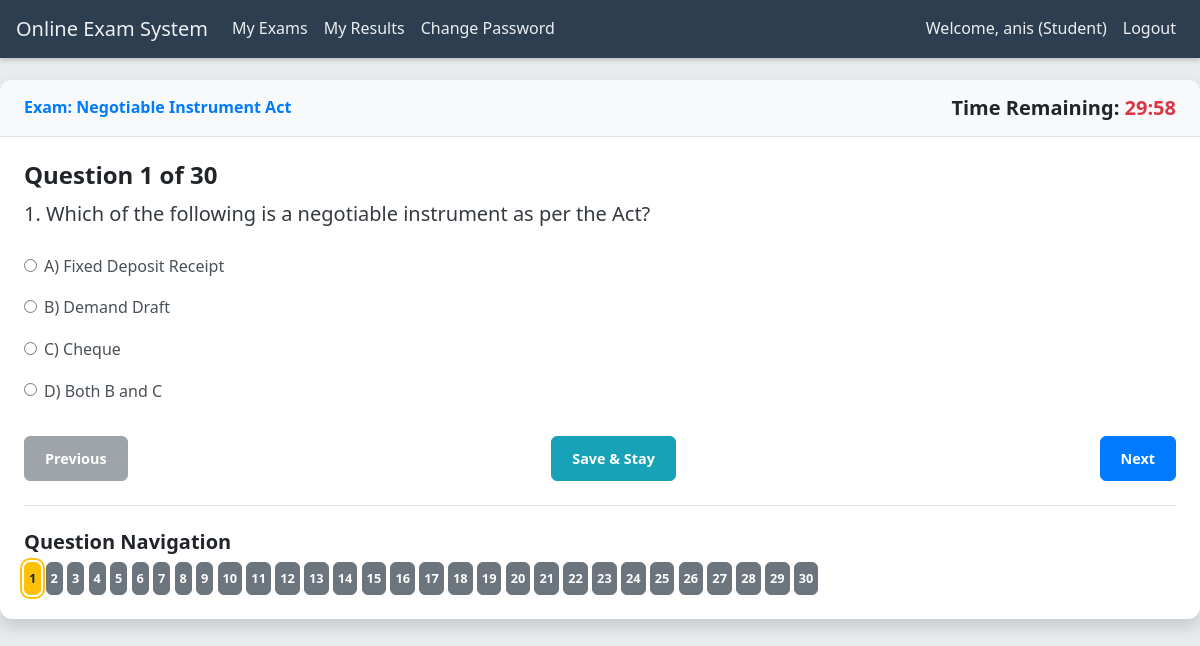
The page /take_exam.php?exam_id=EXM004 (signed in) on the database its author committed.
### tables this page shows
CREATE TABLE `course` (
  `c_id` varchar(50) NOT NULL,
  `c_name` varchar(255) NOT NULL,
  `c_category` varchar(100) DEFAULT NULL,
  `c_duration` int NOT NULL,
  `c_inst_name` varchar(255) DEFAULT NULL,
  `c_status` varchar(50) NOT NULL DEFAULT 'active',
  `c_type` varchar(50) NOT NULL DEFAULT 'exam',
  `division_br` varchar(100) DEFAULT NULL,
  `passing_marks` decimal(5,2) NOT NULL DEFAULT '0.00',
  `created_at` timestamp NULL DEFAULT CURRENT_TIMESTAMP,
  PRIMARY KEY (`c_id`)
);

CREATE TABLE `quiz_question` (
  `question_id` int NOT NULL AUTO_INCREMENT,
  `exam_id` varchar(50) NOT NULL,
  `question_text` text NOT NULL,
  `question_type` varchar(50) NOT NULL DEFAULT 'MCQ',
  `order_num` int NOT NULL,
  `marks` decimal(5,2) NOT NULL DEFAULT '1.00',
  `created_at` timestamp NULL DEFAULT CURRENT_TIMESTAMP,
  PRIMARY KEY (`question_id`),
  KEY `exam_id` (`exam_id`),
  CONSTRAINT `quiz_question_ibfk_1` FOREIGN KEY (`exam_id`) REFERENCES `course` (`c_id`) ON DELETE CASCADE
);

CREATE TABLE `question_options` (
  `option_id` int NOT NULL AUTO_INCREMENT,
  `question_id` int NOT NULL,
  `option_text` varchar(255) NOT NULL,
  `is_correct` tinyint(1) NOT NULL DEFAULT '0',
  `created_at` timestamp NULL DEFAULT CURRENT_TIMESTAMP,
  PRIMARY KEY (`option_id`),
  KEY `question_id` (`question_id`),
  CONSTRAINT `question_options_ibfk_1` FOREIGN KEY (`question_id`) REFERENCES `quiz_question` (`question_id`) ON DELETE CASCADE
);

### take_exam.php (the view, shortened to what this page needs)
<?php
include('config.php');
$exam_id = $_GET['exam_id'] ?? null;
$question_num = (int)($_GET['q'] ?? 1);
$exam_query = "SELECT c_id, c_name, c_duration FROM course WHERE c_id = ? AND c_type = 'exam'";
$stmt = mysqli_prepare($connection_db, $exam_query);
mysqli_stmt_bind_param($stmt, "s", $exam_id);
mysqli_stmt_execute($stmt);
$exam_result = mysqli_stmt_get_result($stmt);
$exam_data = mysqli_fetch_assoc($exam_result);
$questions_query = "SELECT question_id, question_text, question_type, order_num FROM quiz_question WHERE exam_id = ? ORDER BY order_num ASC";
$stmt_questions = mysqli_prepare($connection_db, $questions_query);
mysqli_stmt_bind_param($stmt_questions, "s", $exam_id);
mysqli_stmt_execute($stmt_questions);
$questions_result = mysqli_stmt_get_result($stmt_questions);
$all_questions = [];
while ($row = mysqli_fetch_assoc($questions_result)) {
    $all_questions[] = $row;
}
$total_questions = count($all_questions);
$current_question_index = $question_num - 1;
$current_question = $all_questions[$current_question_index];
$question_id = $current_question['question_id'];
$student_saved_answer = $_SESSION['exam_answers'][$exam_id][$question_id] ?? '';
$options_query = "SELECT option_id, option_text FROM question_options WHERE question_id = ?";
$stmt_options = mysqli_prepare($connection_db, $options_query);
mysqli_stmt_bind_param($stmt_options, "i", $question_id);
mysqli_stmt_execute($stmt_options);
$options_result = mysqli_stmt_get_result($stmt_options);
$options = [];
while ($row = mysqli_fetch_assoc($options_result)) {
    $options[] = $row;
}
include('includes/header.php');
?>
<div class="card-shadow mb-4">
    <div class="card-header py-3 d-flex justify-content-between align-items-center">
        <h6 class="m-0 font-weight-bold text-primary">
            Exam: <?php echo htmlspecialchars($exam_data['c_name']); ?>
        </h6>
        <div class="text-right">
            <h5 class="mb-0">Time Remaining: <span id="exam-timer" class="text-danger"></span></h5>
        </div>
    </div>
    <div class="card-body">
        <form id="exam-form" action="<?= BASE_URL ?>take_exam.php?exam_id=<?php echo htmlspecialchars($exam_id); ?>&q=<?php echo htmlspecialchars($question_num); ?>" method="POST">
            <div class="form-group mb-4">
                <h4>Question <?php echo htmlspecialchars($question_num); ?> of <?php echo htmlspecialchars($total_questions); ?></h4>
                <p class="lead"><?php echo nl2br(htmlspecialchars($current_question['question_text'])); ?></p>
            </div>
            <div class="form-group">
                <?php if ($current_question['question_type'] == 'MCQ') { ?>
                    <?php foreach ($options as $option) { ?>
                        <div class="form-check mb-2">
                            <input class="form-check-input" type="radio" name="answer" id="option<?php echo htmlspecialchars($option['option_id']); ?>" value="<?php echo htmlspecialchars($option['option_id']); ?>"
                                <?php echo ($student_saved_answer == $option['option_id']) ? 'checked' : ''; ?>>
                            <label class="form-check-label" for="option<?php echo htmlspecialchars($option['option_id']); ?>">
                                <?php echo htmlspecialchars($option['option_text']); ?>
                            </label>
                        </div>
                    <?php } ?>
                <?php } ?>
            </div>
            <div class="mt-4 d-flex justify-content-between">
                <?php if ($question_num > 1) { ?>
                    <button type="submit" name="save_answer" value="prev" class="btn btn-secondary">Previous</button>
                <?php } else { ?>
                    <button type="button" class="btn btn-secondary" disabled>Previous</button>
                <?php } ?>
                <button type="submit" name="save_answer" value="save" class="btn btn-info">Save & Stay</button>
                <?php if ($question_num < $total_questions) { ?>
                    <button type="submit" name="save_answer" value="next" class="btn btn-primary">Next</button>
                <?php } else { ?>
                    <a href="<?= BASE_URL ?>exam_review.php?exam_id=<?php echo htmlspecialchars($exam_id); ?>" class="btn btn-success">Review & Finish</a>
                <?php } ?>
            </div>
        </form>
        <hr class="my-4">
        <h5>Question Navigation</h5>
        <div class="question-nav-grid">
            <?php
            foreach ($all_questions as $idx => $q_nav) {
                $q_nav_num = $idx + 1;
                $nav_btn_class = 'btn-secondary';
                if ($q_nav_num == $question_num) {
                    $nav_btn_class = 'btn-warning';
                }
            ?>
                <a href="<?= BASE_URL ?>take_exam.php?exam_id=<?php echo htmlspecialchars($exam_id); ?>&q=<?php echo $q_nav_num; ?>" class="btn <?= $nav_btn_class; ?>"><?php echo $q_nav_num; ?></a>
            <?php } ?>
        </div>
    </div>
</div>
<?php include('includes/footer.php'); ?>

### includes/header.php (style rules this page uses)
body { font-family: 'Segoe UI', Roboto, 'Helvetica Neue', Arial, sans-serif; background-color: #e9ecef; color: #343a40; line-height: 1.6; }
h1, h2, h3, h4, h5, h6 { font-weight: 600; color: #212529; }
.card-shadow { box-shadow: 0 8px 16px rgba(0,0,0,0.15); border-radius: 12px; overflow: hidden; background-color: #ffffff; border: none; }
.card-header { background-color: #f8f9fa; border-bottom: 1px solid #dee2e6; font-size: 1.15em; padding: 1.25rem 1.5rem; color: #495057; border-top-left-radius: 12px; border-top-right-radius: 12px; }
.card-body { padding: 1.5rem; }
.form-group label { font-weight: 500; margin-bottom: 0.5rem; color: #495057; }
.btn { border-radius: 6px; padding: 0.65rem 1.25rem; font-size: 0.9em; font-weight: 600; transition: all 0.2s ease-in-out; }
.btn-primary { background-color: #007bff; border-color: #007bff; }
.btn-info { background-color: #17a2b8; border-color: #17a2b8; }
.btn-warning { background-color: #ffc107; border-color: #ffc107; color: #212529; }
.btn-secondary { background-color: #6c757d; border-color: #6c757d; }
.question-nav-grid .btn { font-size: 0.8em; padding: 6px 4px; }
.question-nav-grid .btn.btn-warning { font-weight: bold; box-shadow: 0 0 0 2px #fff, 0 0 0 4px #ffc107; }

### rows shown on the page
course: c_name "Negotiable Instrument Act"
quiz_question: question_text "1. Which of the following is a negotiable instrument as per the Act?", question_id "☐ A) Fixed Deposit Receipt", question_id "☐ B) Demand Draft", question_id "☐ C) Cheque", question_id "☐ D) Both B and C", q_nav_num "1"
question_options: option_text "A) Fixed Deposit Receipt"
question_options: option_text "B) Demand Draft"
question_options: option_text "C) Cheque"
question_options: option_text "D) Both B and C"
quiz_question: q_nav_num "2"
quiz_question: q_nav_num "3"
quiz_question: q_nav_num "4"
quiz_question: q_nav_num "5"
quiz_question: q_nav_num "6"
quiz_question: q_nav_num "7"
quiz_question: q_nav_num "8"
quiz_question: q_nav_num "9"
quiz_question: q_nav_num "10"
quiz_question: q_nav_num "11"
quiz_question: q_nav_num "12"
quiz_question: q_nav_num "13"
quiz_question: q_nav_num "14"
quiz_question: q_nav_num "15"
quiz_question: q_nav_num "16"
quiz_question: q_nav_num "17"
quiz_question: q_nav_num "18"
quiz_question: q_nav_num "19"
quiz_question: q_nav_num "20"
quiz_question: q_nav_num "21"
quiz_question: q_nav_num "22"
quiz_question: q_nav_num "23"
quiz_question: q_nav_num "24"
quiz_question: q_nav_num "25"
quiz_question: q_nav_num "26"
quiz_question: q_nav_num "27"
quiz_question: q_nav_num "28"
quiz_question: q_nav_num "29"
quiz_question: q_nav_num "30"

### other values the page prints
$_SESSION['username'] "anis"
$_SESSION['usertype'] "Student"
$question_num "1"
$total_questions "30"
